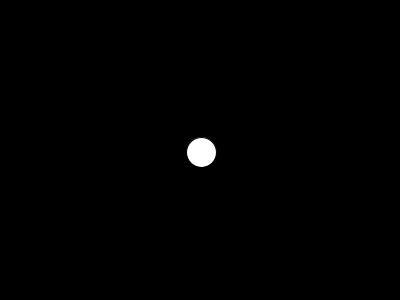
Frame 1 (no input)
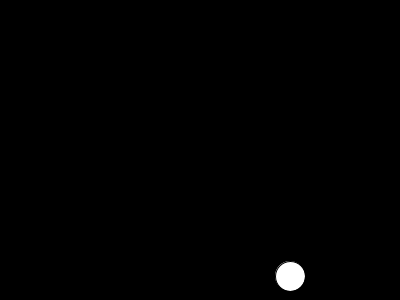
Frame 60 (the mouse pressed at the canvas centre just before this capture)
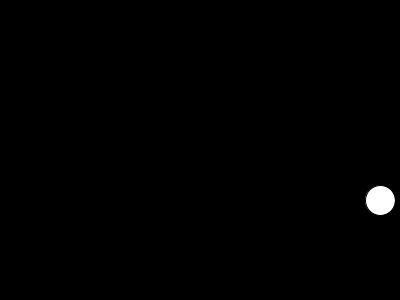
Frame 120 (the mouse held since frame 60 and released just before this capture)

The Processing sketch that drew these frames (run headless with seeded random() and noise(); from frame 60 on, the mouse is pressed at the canvas centre):

// Processing sketch: vectorBounce
// ── vectorBounce.pde
PVector location;
PVector velocity;

void setup(){
  size(400, 300);
  location = new PVector(width / 2, height / 2);
  velocity = new PVector(1.5, 2.1);
}

void draw(){
  background(0);
  location.add(velocity);
  
  if(location.x > width || location.x < 0){
    velocity.x *= -1;
  }
  if(location.y > height || location.y < 0){
    velocity.y *= -1;
  }
  
  ellipse(location.x, location.y, 30, 30);
}
